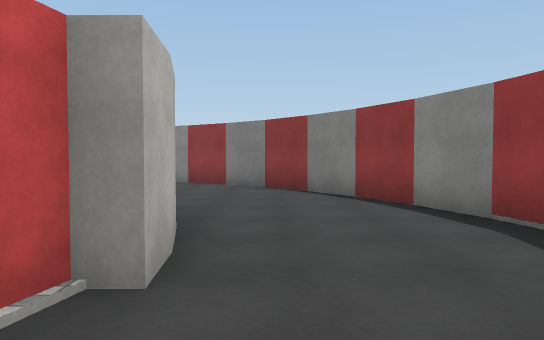
View 1 (above)

17 first-person views from a walk through a 3-D level made in the Unity game engine. The camera is 1.4 m above the floor, tilts 2° down and sees 70° across. The floor is counted in squares, 2 m on a side. Each view is taken from the middle of a square. On the plan, view 1 faces up. The plan holds only what a view shows up to about 11 squares ahead; the rest is blank. The place goes on beyond the plan. Some surface patterns are stand-ins.

View 2
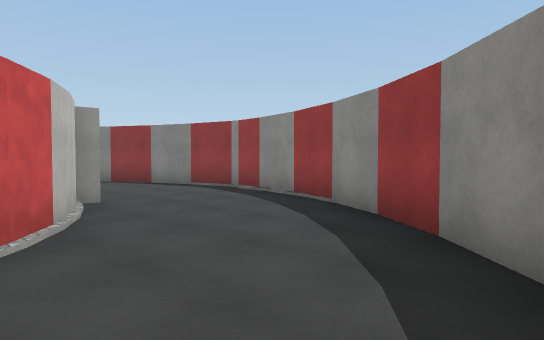

View 3
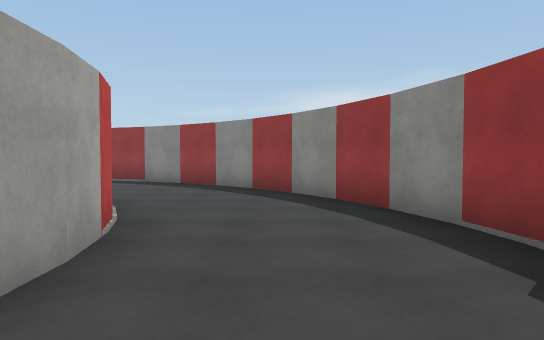

View 4
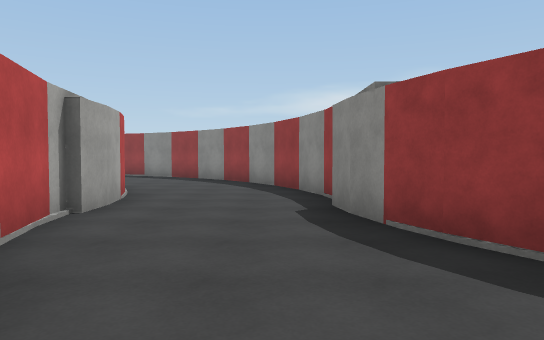

View 5
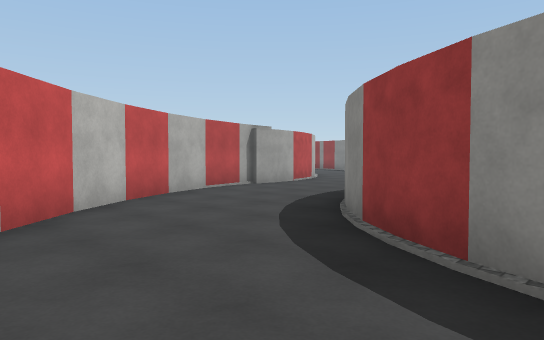

View 6
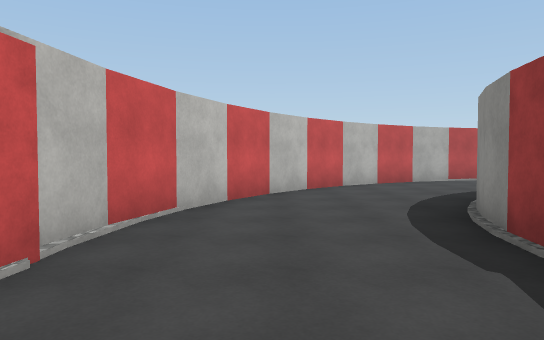

View 7
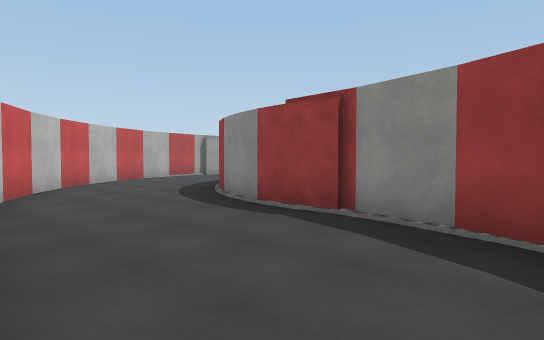

View 8
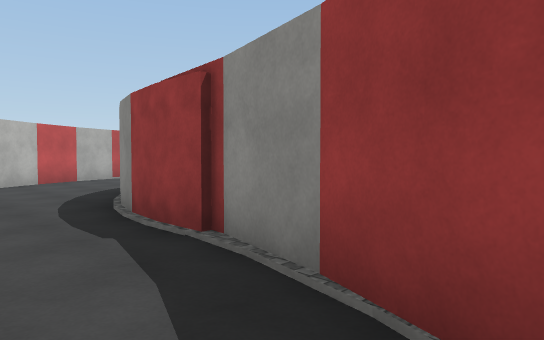

View 9
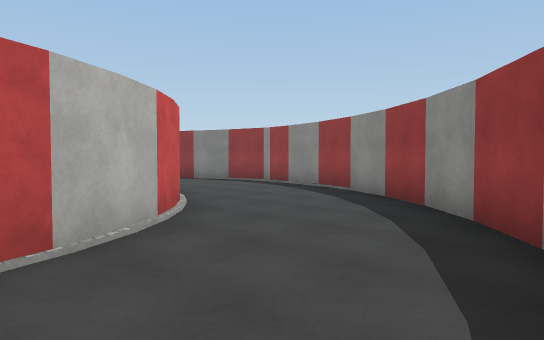

View 10
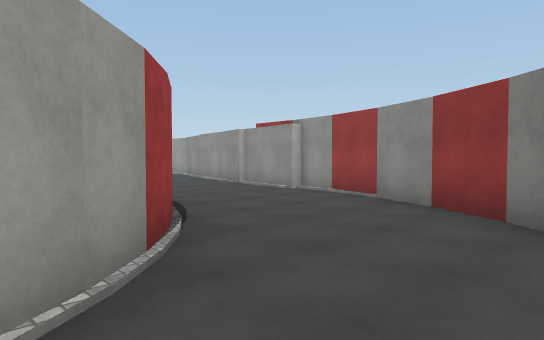

View 11
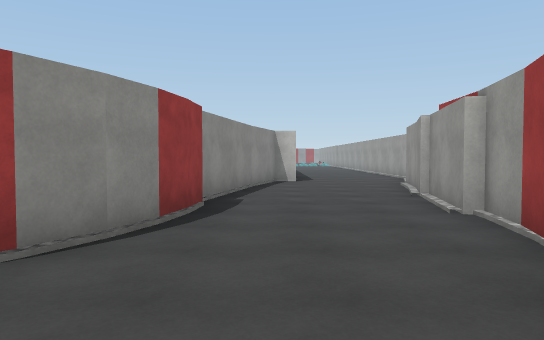

View 12
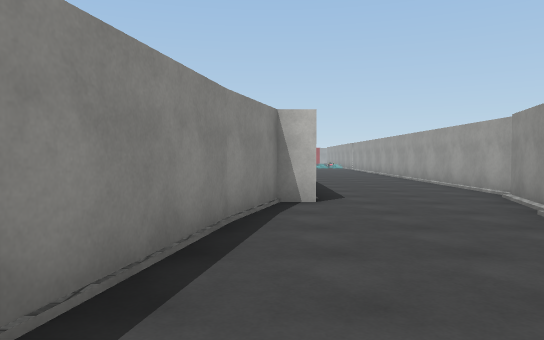

View 13
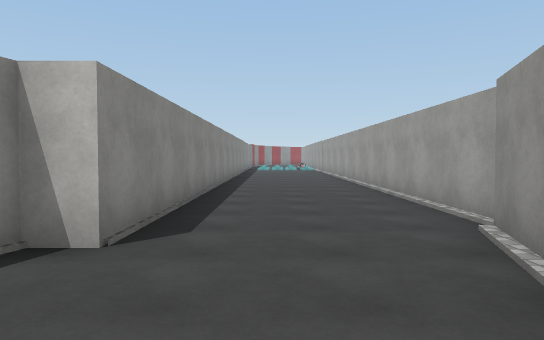

View 14
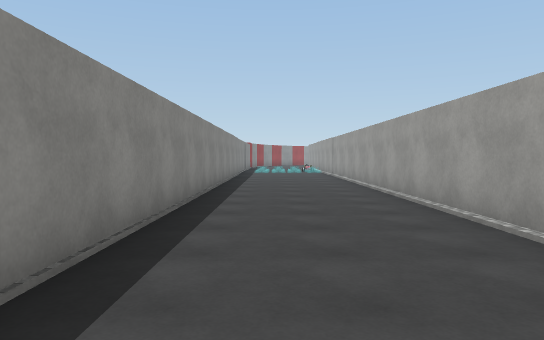

View 15
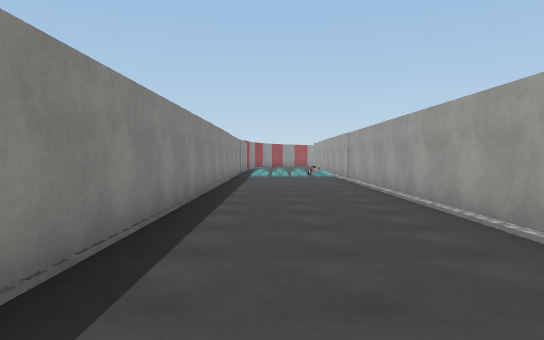

View 16
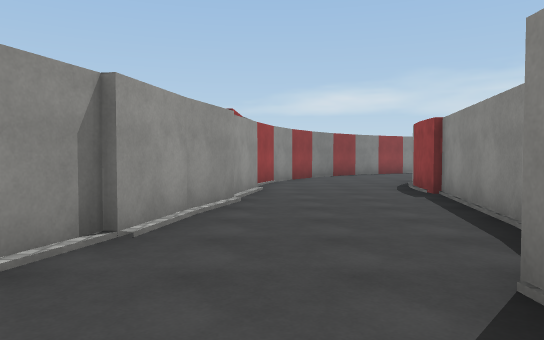

View 17
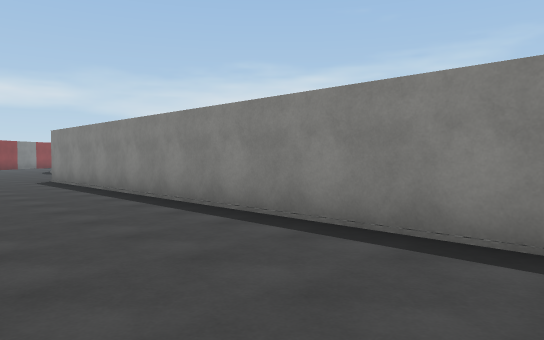

### Floor plan
Points are (right, up) in squares from view 1. A wall is a line through its corners. A room is listed if a view was taken in it or the views show most of it. See-through windows are left out.
Room 1 (views 1, 2, 3, 4, 5, 6, 7, 8, 9)
walls: (-7.3, -6) (-6.4, -5.9); (-6.2, -6.1) (-5.1, -5.9) (-3.8, -5.6); (-8.1, -6.2) (-7.1, -5.9); (-8.7, -6.5) (-7.9, -6.1); (-6.3, -2.6) (-7.3, -2.6); (-7.6, -2.5) (-9, -2.8); (-7.1, -2.4) (-7.7, -2.5); (-5.6, -2.5) (-6.5, -2.7); (-8.9, -2.8) (-10.2, -3.3); (-3.9, -5.6) (-2.6, -5); (-4.9, -2.3) (-5.7, -2.5); (-10.1, -3.3) (-11.3, -4) (-12.4, -4.8); (-10.1, -7.4) (-9.4, -6.9) (-8.7, -6.4); (-4.1, -2) (-4.5, -2.2); (-2.6, -5.1) (-1.5, -4.4) (-0.5, -3.6) (0.5, -2.6); (-10.6, -7.9) (-10, -7.3); (-3.4, -1.5) (-4.2, -2); (-12.3, -4.7) (-13.3, -5.7); (-11.1, -8.5) (-10.5, -7.8); (-2.8, -1) (-3.6, -1.7); (-11.5, -9.2) (-11, -8.5); (-13.2, -5.6) (-14.1, -6.8); (-2.3, -0.5) (-2.9, -1.1); (-11.8, -10) (-11.4, -9.1); (-14, -6.7) (-14.7, -7.9); (-1.8, 0.2) (-2.4, -0.6); (-12, -10.8) (-11.7, -9.8); (0.4, -2.7) (1.3, -1.5); (-1.4, 0.8) (-1.9, 0.1); (-14.7, -7.8) (-15.2, -9.1); (-12.1, -11.5) (-11.9, -10.5); (1.2, -1.6) (1.9, -0.3); (-12.1, -12.3) (-12.1, -11.3); (-15.2, -9) (-15.6, -10.4); (1.8, -0.5) (2.4, 0.8); (-15.6, -10.3) (-15.8, -11.8); (-12.3, -13.7) (-12, -12.4); (-0.9, 3.6) (-0.7, 2.8) (-0.7, 2) (-1.1, 2) (-1.2, 1.6) (-1.5, 0.8); (2.3, 0.7) (2.7, 2.1); (-12.7, -14.8) (-12.3, -13.6); (2.7, 2) (2.8, 2.9) (2.5, 4.4); (2.5, 4.3) (2, 5.7)
ways out: opening at (0.5, 5.5) to room 2
Room 2 (views 10, 11, 12, 13, 14, 15, 16, 17)
walls: (-10.2, 8.5) (-6.7, 7.8); (-10.6, 12.5) (-12.8, 13.1); (-13, 13.3) (-24.5, 13.3); (-9.1, 12.1) (-10.7, 12.4); (-7.7, 11.6) (-9.3, 12.1); (-6.8, 8) (-5.9, 7.9); (-6, 7.9) (-5.1, 7.8); (-5.3, 7.8) (-4.4, 7.5); (-4.6, 11.2) (-7.8, 11.8); (-4.5, 7.6) (-3.6, 7.2); (-3.8, 7.2) (-3.1, 6.8) (-2.4, 6.2); (-3.3, 10.9) (-4.7, 11.4); (-2.2, 10.4) (-3.4, 11); (-2.5, 6.3) (-1.9, 5.6); (-2, 5.8) (-1.6, 5.2); (-1.1, 9.6) (-2.3, 10.4); (-0.1, 8.8) (-1.2, 9.7); (-24.4, 9.7) (-12, 9.7) (-12, 9.1) (-10.1, 8.5); (0.8, 7.8) (-0.2, 8.9); (1.5, 6.8) (0.7, 7.9); (2.1, 5.5) (1.4, 6.8)
ways out: opening at (0.5, 5.5) to room 1

Where each view was taken, in squares from view 1:
view 1: 0 up, 0 right, facing up
view 2: 4 down, 3 left, facing up-right
view 3: 4 down, 9 left, facing right
view 4: 5 down, 12 left, facing right
view 5: 10 down, 14 left, facing up-right
view 6: 14 down, 14 left, facing up
view 7: 15 down, 16 left, facing up-right
view 8: 15 down, 14 left, facing up-right
view 9: 5 down, 5 left, facing up-right
view 10: 5 up, 0 right, facing up-left
view 11: 9 up, 1 left, facing left
view 12: 9 up, 6 left, facing left
view 13: 11 up, 9 left, facing left
view 14: 11 up, 12 left, facing left
view 15: 11 up, 15 left, facing left
view 16: 11 up, 14 left, facing right
view 17: 13 up, 24 left, facing down-right
